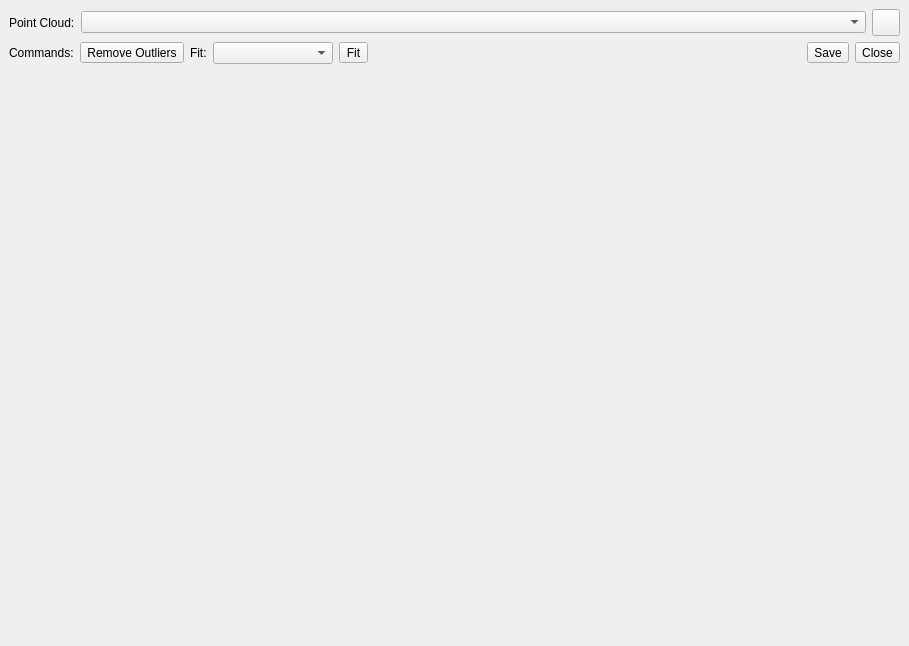
<?xml version="1.0" encoding="UTF-8"?>
<ui version="4.0">
 <class>PointcloudEditorDialog</class>
 <widget class="QDialog" name="PointcloudEditorDialog">
  <property name="geometry">
   <rect>
    <x>0</x>
    <y>0</y>
    <width>909</width>
    <height>646</height>
   </rect>
  </property>
  <property name="windowTitle">
   <string>Point Cloud Editor</string>
  </property>
  <layout class="QVBoxLayout" name="verticalLayout">
   <property name="spacing">
    <number>6</number>
   </property>
   <property name="leftMargin">
    <number>9</number>
   </property>
   <property name="topMargin">
    <number>9</number>
   </property>
   <property name="rightMargin">
    <number>9</number>
   </property>
   <property name="bottomMargin">
    <number>9</number>
   </property>
   <item>
    <layout class="QHBoxLayout" name="pointcloud_layout">
     <item>
      <widget class="QLabel" name="pointcloud_label">
       <property name="text">
        <string>Point Cloud:</string>
       </property>
      </widget>
     </item>
     <item>
      <widget class="QComboBox" name="pointcloud_combo">
       <property name="sizePolicy">
        <sizepolicy hsizetype="Expanding" vsizetype="Fixed">
         <horstretch>0</horstretch>
         <verstretch>0</verstretch>
        </sizepolicy>
       </property>
       <property name="toolTip">
        <string>Archivos .xyz del directorio de trabajo</string>
       </property>
      </widget>
     </item>
     <item>
      <widget class="QToolButton" name="refresh_button">
       <property name="toolTip">
        <string>Volver a buscar archivos .xyz</string>
       </property>
       <property name="icon">
        <iconset resource="../../resources/resources.qrc">
         <normaloff>:/icon-refresh.svg</normaloff>:/icon-refresh.svg</iconset>
       </property>
       <property name="iconSize">
        <size>
         <width>20</width>
         <height>20</height>
        </size>
       </property>
      </widget>
     </item>
    </layout>
   </item>
   <item>
    <layout class="QHBoxLayout" name="command_layout">
     <item>
      <widget class="QLabel" name="command_label">
       <property name="text">
        <string>Commands:</string>
       </property>
      </widget>
     </item>
     <item>
      <widget class="QToolButton" name="remove_outliers_button">
       <property name="toolTip">
        <string>Statistical Outlier Removal (k = 50, 1.0 desviaciones)</string>
       </property>
       <property name="text">
        <string>Remove Outliers</string>
       </property>
       <property name="icon">
        <iconset resource="../../resources/resources.qrc">
         <normaloff>:/icon-outliers.svg</normaloff>:/icon-outliers.svg</iconset>
       </property>
       <property name="toolButtonStyle">
        <enum>Qt::ToolButtonTextBesideIcon</enum>
       </property>
      </widget>
     </item>
     <item>
      <widget class="QLabel" name="fit_label">
       <property name="text">
        <string>Fit:</string>
       </property>
      </widget>
     </item>
     <item>
      <widget class="QComboBox" name="fit_model_combo">
       <property name="toolTip">
        <string>Modelo geometrico a ajustar por RANSAC</string>
       </property>
       <property name="minimumSize">
        <size>
         <width>120</width>
         <height>0</height>
        </size>
       </property>
      </widget>
     </item>
     <item>
      <widget class="QToolButton" name="fit_button">
       <property name="toolTip">
        <string>Ajustar el modelo seleccionado a la nube actual</string>
       </property>
       <property name="text">
        <string>Fit</string>
       </property>
       <property name="icon">
        <iconset resource="../../resources/resources.qrc">
         <normaloff>:/icon-plane.svg</normaloff>:/icon-plane.svg</iconset>
       </property>
       <property name="toolButtonStyle">
        <enum>Qt::ToolButtonTextBesideIcon</enum>
       </property>
      </widget>
     </item>
     <item>
      <spacer name="command_spacer">
       <property name="orientation">
        <enum>Qt::Horizontal</enum>
       </property>
       <property name="sizeHint" stdset="0">
        <size>
         <width>40</width>
         <height>20</height>
        </size>
       </property>
      </spacer>
     </item>
     <item>
      <widget class="QToolButton" name="save_button">
       <property name="toolTip">
        <string>Guardar la nube actual (o un archivo por plano detectado)</string>
       </property>
       <property name="text">
        <string>Save</string>
       </property>
       <property name="icon">
        <iconset resource="../../resources/resources.qrc">
         <normaloff>:/icon-save.svg</normaloff>:/icon-save.svg</iconset>
       </property>
       <property name="toolButtonStyle">
        <enum>Qt::ToolButtonTextBesideIcon</enum>
       </property>
      </widget>
     </item>
     <item>
      <widget class="QToolButton" name="close_button">
       <property name="text">
        <string>Close</string>
       </property>
       <property name="icon">
        <iconset resource="../../resources/resources.qrc">
         <normaloff>:/icon-close.svg</normaloff>:/icon-close.svg</iconset>
       </property>
       <property name="toolButtonStyle">
        <enum>Qt::ToolButtonTextBesideIcon</enum>
       </property>
      </widget>
     </item>
    </layout>
   </item>
   <item>
    <widget class="smcp::PointcloudPreviewWidget" name="preview_widget" native="true">
     <property name="sizePolicy">
      <sizepolicy hsizetype="Expanding" vsizetype="Expanding">
       <horstretch>0</horstretch>
       <verstretch>0</verstretch>
      </sizepolicy>
     </property>
    </widget>
   </item>
   <item>
    <widget class="QLabel" name="status_label">
     <property name="text">
      <string/>
     </property>
    </widget>
   </item>
  </layout>
 </widget>
 <customwidgets>
  <customwidget>
   <class>smcp::PointcloudPreviewWidget</class>
   <extends>QWidget</extends>
   <header>ui/PointcloudPreviewWidget.h</header>
   <container>1</container>
  </customwidget>
 </customwidgets>
 <resources>
  <include location="../../resources/resources.qrc"/>
 </resources>
 <connections/>
</ui>
